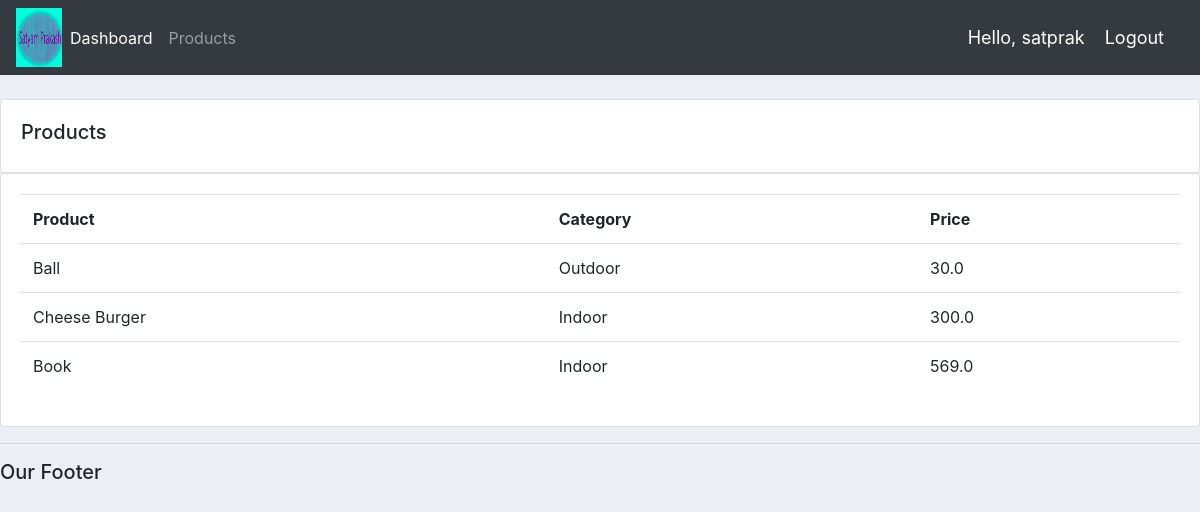
Screenshot of /products/ (signed in) with the database file from the repository.
### accounts/models.py (models this page shows, shortened)
class Product(models.Model):
    CATEGORY = (
        ('Indoor', 'Indoor'),
        ('Outdoor', 'Outdoor'),
    )
    name = models.CharField(max_length=200, null=True)
    price = models.FloatField(null=True)
    category = models.CharField(max_length=200, null=True, choices=CATEGORY)
    description = models.CharField(max_length=200, null=True, blank=True)
    tags = models.ManyToManyField(Tag)
    date_created = models.DateTimeField(auto_now_add=True, null=True)

### accounts/decoraters.py (the view)
        def wrapper_func(request, *args, **kwargs):
            group = None
            if request.user.groups.exists():
                group = request.user.groups.all()[0].name
            if group in allowed_roles:
                return view_func(request, *args, **kwargs)
            else:
                return HttpResponse('You are not authorized to view this page')

### accounts/decoraters.py (called while the page is built)
def allowed_users(allowed_roles=[]):
    def decorator(view_func):
        def wrapper_func(request, *args, **kwargs):
            group = None
            if request.user.groups.exists():
                group = request.user.groups.all()[0].name
            if group in allowed_roles:
                return view_func(request, *args, **kwargs)
            else:
                return HttpResponse('You are not authorized to view this page')
        return wrapper_func
    return decorator

### accounts/views.py (called while the page is built)
@login_required(login_url='login')
@allowed_users(allowed_roles=['admin'])
def products(request):
    products = Product.objects.all()
    return render(request, 'accounts/products.html', {
        'products': products
    })

### accounts/templates/accounts/products.html
{%  extends 'accounts/main.html' %}
{% block content %}
		<br>
		<div class="row">
			<div class="col-md">
				<div class="card card-body">
					<h5>Products</h5>
				</div>
				<div class="card card-body">
					<table class="table">
						<tr>
							<th>Product</th>
							<th>Category</th>
							<th>Price</th>
						</tr>
						{% for i in products %}
							<tr>
								<td>{{i.name}}</td>
								<td>{{i.category}}</td>
								<td>{{i.price}}</td>
							</tr>
						{% endfor %}
					</table>
				</div>
			</div>
		</div>
{% endblock content %}

### accounts/templates/accounts/navbar.html (shortened to what this page needs)
{% load static %}
<nav class="navbar navbar-expand-lg navbar-dark bg-dark">
  <img src="{% static 'images/logo.jpg' %}">
  <div class="collapse navbar-collapse" id="navbarNav">
    <ul class="navbar-nav">
      {% if request.user.is_staff %}
        <li class="nav-item active">
          <a class="nav-link" href="{% url 'home' %}">Dashboard</a>
        </li>
        <li class="nav-item">
          <a class="nav-link" href="{% url 'products' %}">Products</a>
        </li>
      {% endif %}
    </ul>
  </div>
  <span class="hello-msg">Hello, {{request.user}}</span>
  <span><a class="hello-msg" href="{% url 'logout' %}">Logout</a></span>
</nav>

### static/css/main.css (style rules this page uses)
img { vertical-align: middle; border-style: none; height: 59px; width: 46px; }
body { background-color: #ebeff5; }

### accounts/templates/accounts/navbar.html (style rules this page uses)
.hello-msg { font-size: 18px; color: #fff; margin-right: 20px; }

### rows the page displays
Product: name "Ball", category "Outdoor", price "30.0"
Product: name "Cheese Burger", category "Indoor", price "300.0"
Product: name "Book", category "Indoor", price "569.0"

### other values shown
{{ request.user }} "satprak"
